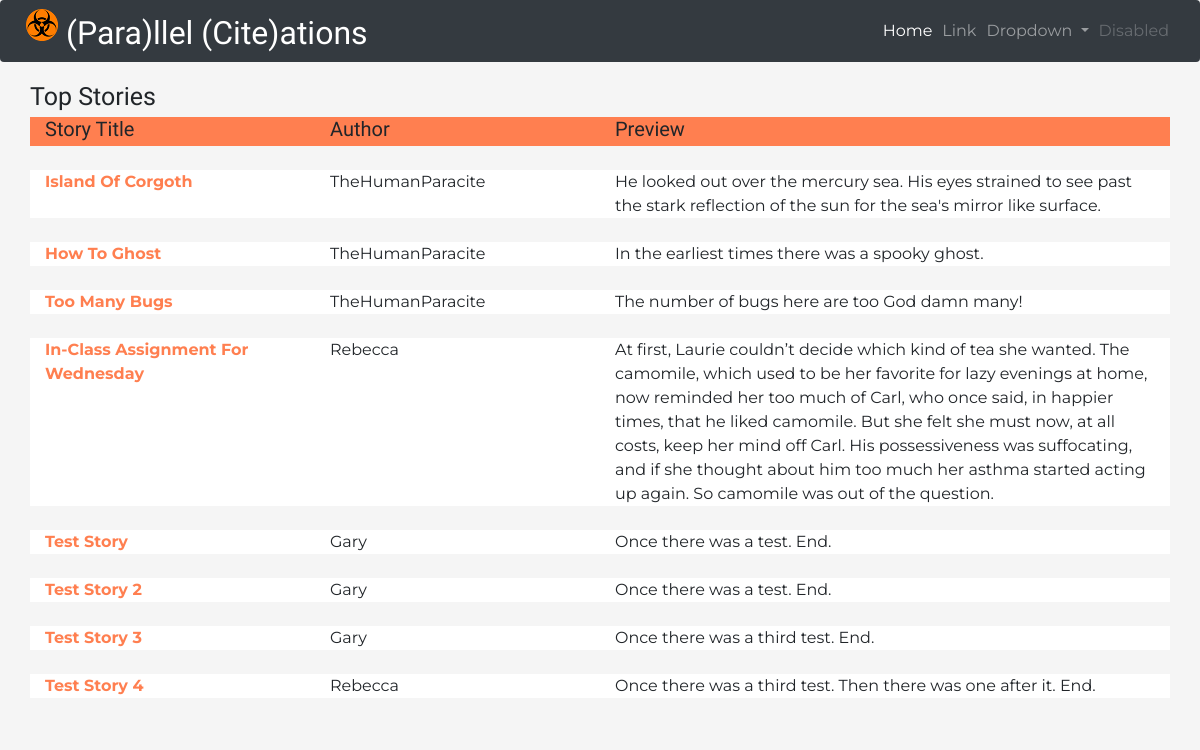
Before: / with the older database file.
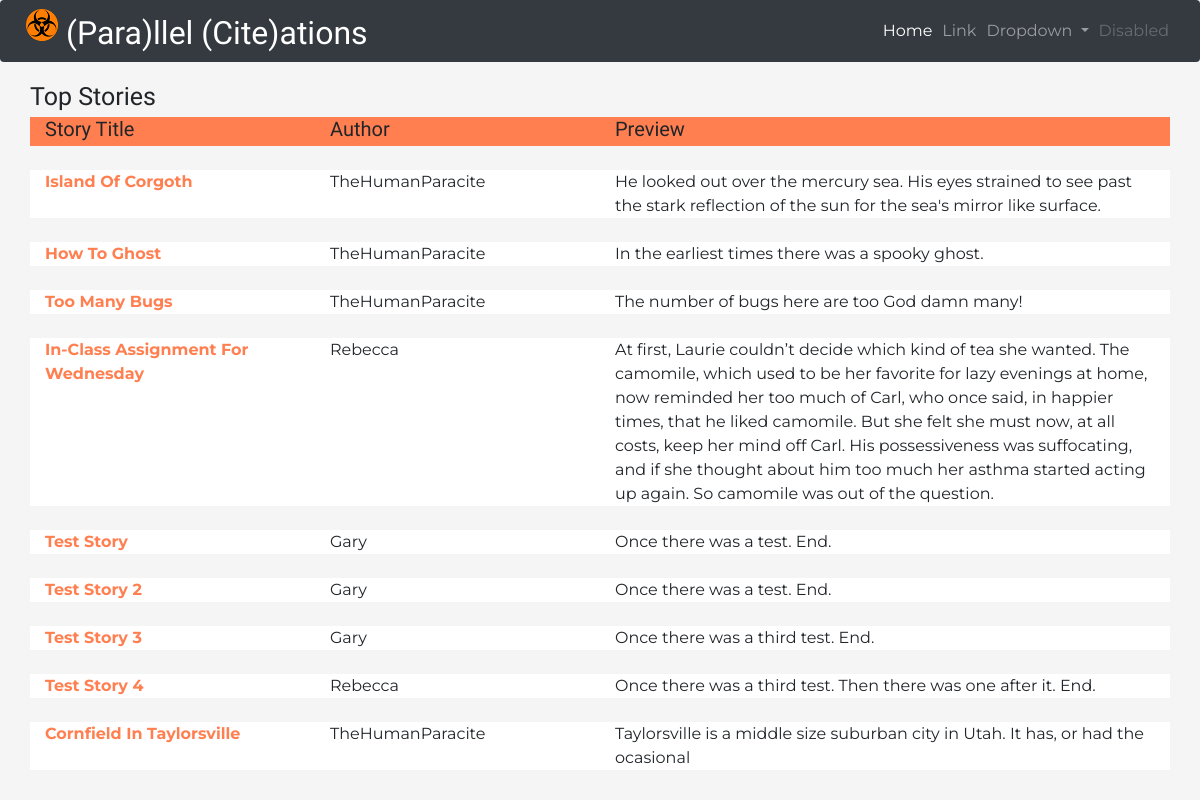
After: the same page with the newer database file.
### cites/models.py (models this page shows, shortened)
class Story(models.Model):
    title = models.CharField(max_length=255)
    author = models.ForeignKey('paracite_profile.Profile',
                               on_delete=PROTECT)
    score = models.BigIntegerField(default=0)
    url = models.URLField(max_length=8, unique=True)
    created_date = models.DateTimeField(auto_now_add=True)
    edited_date = models.DateTimeField(auto_now=True)
    objects = StoryManager()
    def first_para(self):
        return self.paragraph_set.get(level=0)
    class Meta:
        ordering = ['-score', 'created_date']

class Paragraph(models.Model):
    story = models.ForeignKey(Story, on_delete=CASCADE)
    author = models.ForeignKey('paracite_profile.Profile',
                               on_delete=PROTECT,
                               related_name='author')
    text = models.CharField(max_length=4095)
    score = models.IntegerField()
    url = models.URLField(max_length=8, unique=True)
    level = models.IntegerField()
    voters = models.ManyToManyField('paracite_profile.Profile',
                                    through='VotingRecord',
                                    through_fields=(
                                        'paragraph', 'profile'),
                                    related_name='voters')
    parent_paragraph = models.ForeignKey('self',
                                         on_delete=CASCADE,
                                         blank=True,
                                         null=True)
    created_date = models.DateTimeField(auto_now_add=True)
    edited_date = models.DateTimeField(auto_now=True)
    objects = ParagraphManager()
    class Meta:
        ordering = ['-score', 'created_date']

### paracite_profile/models.py (models this page shows)
class Profile(models.Model):
    user_name = models.CharField(unique=True, max_length=63)
    total_score = models.BigIntegerField(default=0)
    created_date = models.DateTimeField(auto_now_add=True)
    edited_date = models.DateTimeField(auto_now=True)
    def __str__(self):
        return self.user_name

### cites/views.py (the view)
# urls.py: path('', views.IndexView.as_view(), name='index'),
class IndexView(generic.ListView):
    template_name = 'cites/index.html'
    context_object_name = 'stories_previews'
    def get_queryset(self):
        return Story.objects.stories_previews()

### cites/converters.py (called while the page is built)
    def to_url(self, value):
        weird_url = self.expected_format.format(value)
        return weird_url

### cites/models.py (called while the page is built)
    def stories_previews(self, start=0, size=20):
        all_stories = self.all()[start:start + size]
        sp = [{'story': s, 'preview': s.first_para()}
              for s in all_stories]
        return sp

### cites/templates/cites/index.html (shortened to what this page needs)
{% extends 'cites/base.html' %}
{% block content %}
    <div class="container">
        <div class="row">
            <h1>Top Stories</h1>
        </div>
        <div class="row bg-coral">
            <div class="col-lg-3 col-md-3 col-sm-3"><h2>Story Title</h2></div>
            <div class="col-lg-3 col-md-3 d-md-block d-sm-none d-none">
                <h2>Author</h2></div>
            <div class="col-lg-6 col-md-6 col-sm-9"><h2>Preview</h2></div>
        </div>
        <br>
        {% for story_preview in stories_previews %}
            <div class="row bg-white">
                <div class="col-lg-3 col-md-3 col-sm-3">
                    <a class="text-coral"
                       href="{% url 'cites:detail_story' story_preview.story.url %}">
                        <b>{{ story_preview.story.title|title }}</b>
                    </a>
                </div>
                <div class="col-lg-3 col-md-3 d-md-block d-sm-none d-none">
                    {{ story_preview.story.author }}
                </div>
                <div class="col-lg-6 col-md-6 col-sm-9">
                    {{ story_preview.preview.text }}
                </div>
            </div>
            <br>
        {% endfor %}
    </div>
{% endblock %}

### cites/templates/cites/base.html (shortened to what this page needs)
{% load staticfiles %}<!DOCTYPE html>
<html lang="en">
<head>
    <link rel="stylesheet" type="text/css"
          href="https://maxcdn.bootstrapcdn.com/bootstrap/3.3.5/css/bootstrap.min.css">
    <link rel="stylesheet"
          href="https://maxcdn.bootstrapcdn.com/bootstrap/4.0.0/css/bootstrap.min.css"
>
    <link type="text/css" href="{% static 'css/cites.css' %}" rel="stylesheet">
</head>
<body>
<header>
    <nav class="navbar navbar-expand-md navbar-dark bg-dark ">
        <a class="navbar-brand link-home" href="{% url 'cites:index' %}">
            <img class="d-inline-block align-top"
                 src="{% static 'image/favicon.png' %}"
                 width="32"
                 height="32"
                 alt="bio-hazard">
            (Para)llel (Cite)ations
        </a>
        <div class="collapse navbar-collapse" id="navbarSupportedContent">
            <ul class="navbar-nav ml-auto">
                <li class="nav-item active">
                    <a class="nav-link" href="#">Home </a>
                </li>
                <li class="nav-item">
                    <a class="nav-link" href="#">Link</a>
                </li>
                <li class="nav-item dropdown">
                    <a class="nav-link dropdown-toggle" href="#"
                       id="navbarDropdown" role="button" data-toggle="dropdown"
                       aria-haspopup="true" aria-expanded="false">
                        Dropdown
                    </a>
                </li>
                <li class="nav-item">
                    <a class="nav-link disabled" href="#">Disabled</a>
                </li>
            </ul>
        </div>
    </nav>
</header>
<main>
    {% if error_message %}
        <h1>{{ error_message }}</h1>
    {% else %}
        {% block content %}{% endblock %}
    {% endif %}
</main>
</body>
</html>

### cites/static/css/cites.css (style rules this page uses)
body { font-family: 'Montserrat', sans-serif; background-color: whitesmoke; font-size: medium; }
header { font-family: 'Montserrat', sans-serif; text-align: center; font-size: medium; page-break-after: always; }
h1, h2 { font-family: 'Neuton', serif; }
.link-home { font-family: 'Neuton', serif; font-size: xx-large; }
.bg-coral { background-color: coral; }
.text-coral { color: coral; }

Changed rows visible on the page:
added Story: story "Cornfield In Taylorsville", story.author "TheHumanParacite", preview.text "Taylorsville is a middle size suburban city in Utah. It has, or had the ocasional"
